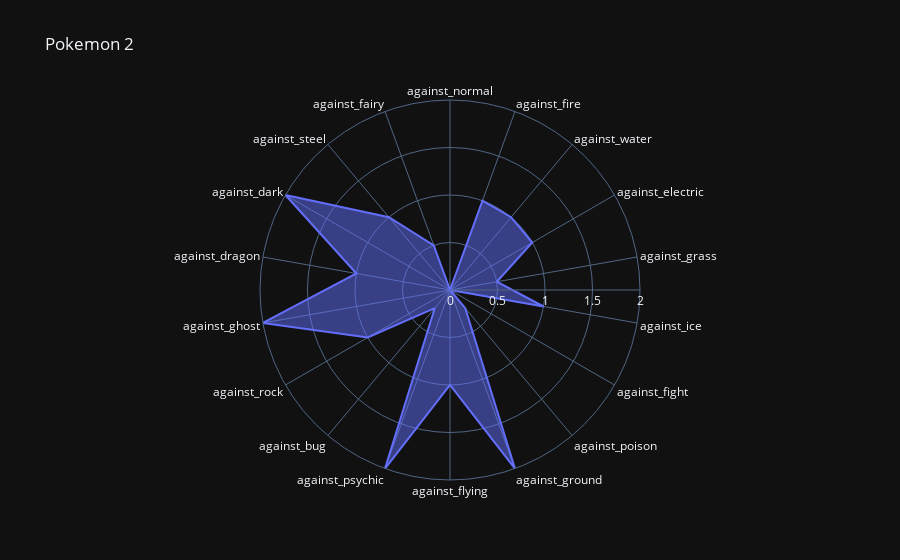

The notebook cell saved with this chart:
### Code cell
px.line_polar(poke_2, r= 'valor', theta= 'atributo', line_close=True, title='Pokemon 2', template='plotly_dark').update_traces(fill='toself')

### Figure 1 — Plotly figure (JSON) as saved in the notebook; plotly's stock layout.template omitted (floating-point values rounded to 4 significant figures)
{"data": [{"fill": "toself", "hovertemplate": "valor=%{r}<br>atributo=%{theta}<extra></extra>", "legendgroup": "", "line": {"color": "#636efa", "dash": "solid"}, "marker": {"symbol": "circle"}, "mode": "lines", "name": "", "r": [0, 1, 1, 1, 0.5, 1, 0, 0.25, 2, 1, 2, 0.25, 1, 2, 1, 2, 1, 0.5, 0], "showlegend": false, "subplot": "polar", "theta": ["against_normal", "against_fire", "against_water", "against_electric", "against_grass", "against_ice", "against_fight", "against_poison", "against_ground", "against_flying", "against_psychic", "against_bug", "against_rock", "against_ghost", "against_dragon", "against_dark", "against_steel", "against_fairy", "against_normal"], "type": "scatterpolar"}], "layout": {"legend": {"tracegroupgap": 0}, "polar": {"angularaxis": {"direction": "clockwise", "rotation": 90}, "domain": {"x": [0, 1], "y": [0, 1]}}, "title": {"text": "Pokemon 2"}}}
